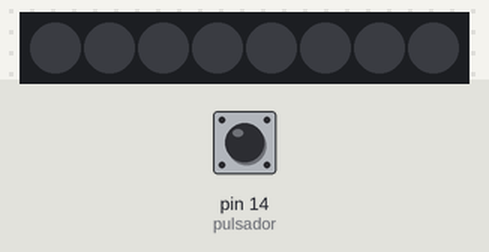
The sketch below on a simulated Arduino Uno, built with avr-gcc and run on an emulated ATmega328P. On the bench: 8 RGB LEDs in strip order, left to right. Inputs (shaded band) come from the test bench; at power-on: pin 14 (pulsador) HIGH. Dim RGB values are drawn brighter than linear.

Above: at 1.2 s.
1.3 s: pin 14 (pulsador) pulled LOW for 0.15 s
At 1.46 s:
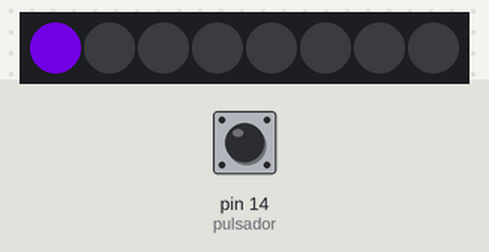
2.0 s: pin 14 (pulsador) pulled LOW for 1 s
At 2.39 s:
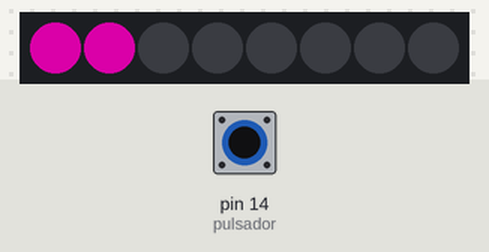
3.6 s: pin 14 (pulsador) pulled LOW for 0.15 s
At 3.94 s:
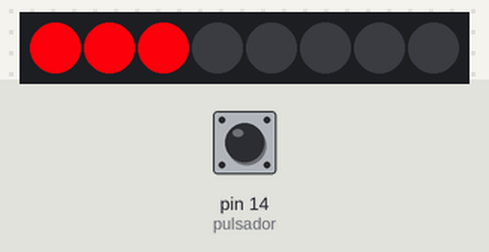
4.3 s: pin 14 (pulsador) pulled LOW for 1 s
At 5.49 s:
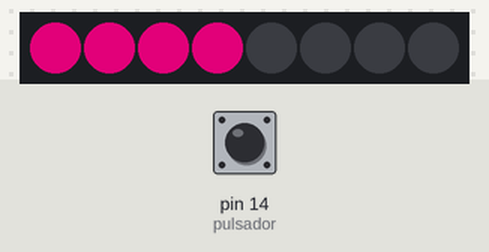
5.9 s: pin 14 (pulsador) pulsed LOW 5 times (0.12 s each, 0.3 s apart)
At 7.04 s:
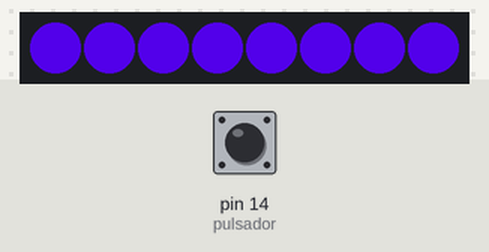
Timing chart, 0 to 10.3 s (numbered marks = the images above; inputs shaded):
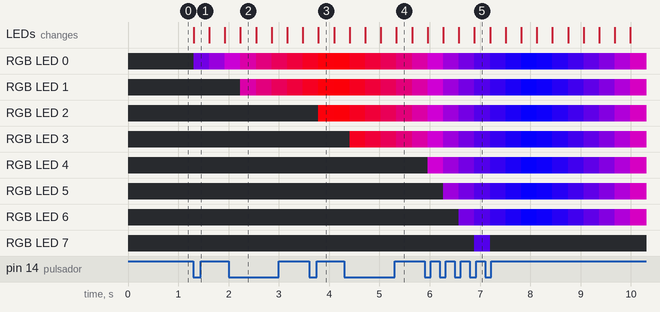

The sketch:

fading_rojoazul_escala.ino
```cpp
#include <FastLED.h>

#define NUM_LEDS 8
#define DATA_PIN 3
#define pulsador 14

CRGB leds[NUM_LEDS];
int red = 0, blue = 255;
boolean flag = true, flagb = true, estado = true;
byte num=0;

void setup() {
       FastLED.addLeds<NEOPIXEL, DATA_PIN>(leds, NUM_LEDS);
       pinMode(pulsador,INPUT);
   }

   void loop() {
     if(digitalRead(pulsador) == 0 && estado == true)
     {
       estado = false;
       if(flagb)
       {
         num++;
         if(num == 8)
           flagb = false;
       }
       else
       {
         num--;
         if(num == 0)
           flagb = true;
       }
       }
       else if(digitalRead(pulsador) == 1 && estado == false)
         estado = true;

     if(flag)
     {
       red++;
       blue--;
       if(red == 255)
         flag = false;
     }
     else
     {
       red--;
       blue++;
       if(red == 0)
         flag = true;
     }

     for (int i=0; i<num; i++)
     {
        leds[i].r = red;
        leds[i].b = blue;
     }
     for (int i=7; i>=num; i--)
     {
       leds[i]= CRGB::Black;
     }
     FastLED.show();
     delay(15);
    }
```

Measured:
- after the input at 1.3 s, RGB LED 0: off → RGB(85, 0, 170) at once, → RGB(104, 0, 151) 0.31 s later, → RGB(124, 0, 131) 0.31 s later; the LEDs: change at once (image 1)
